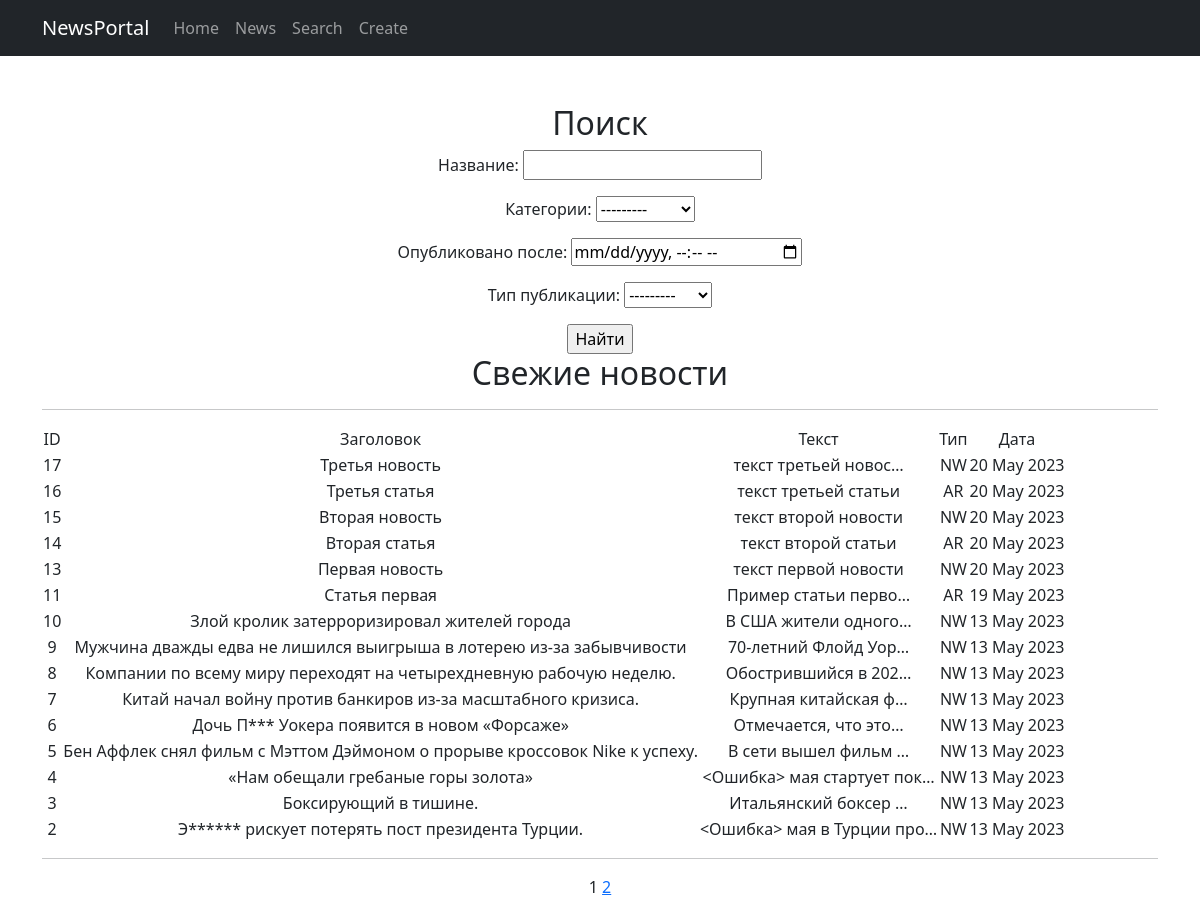
The app's page /news/search/ with its own data.
### newsapp/models.py (models this page shows, shortened)
class Post(models.Model):
    news = 'NW'
    article = 'AR'
    CATEGORY_CHOISES = [
        (news, 'Новость'),
        (article, 'Статья'),
    ]
    category_type = models.CharField(max_length=2, choices=CATEGORY_CHOISES, default=news)
    title = models.CharField(max_length=255)
    description = models.TextField()
    date_creation = models.DateTimeField(auto_now_add=True)
    category = models.ForeignKey(
        to='Category',
        on_delete=models.CASCADE,
        related_name='posts',
    )

### newsapp/views.py (the view)
# urls.py: path('search/', PostSearch.as_view(), name='post_search'),
class PostSearch(ListView):
    form_class = PostForm
    model = Post
    template_name = 'post_search.html'
    ordering = '-id'
    paginate_by = 15
    def get_queryset(self):
        queryset = super().get_queryset()
        self.filterset = PostFilter(self.request.GET, queryset)
        return self.filterset.qs
    def get_context_data(self, **kwargs):
        context = super().get_context_data(**kwargs)
        context['time_now'] = datetime.utcnow()
        context['filterset'] = self.filterset
        return context

### newsapp/models.py (called while the page is built)
    def __str__(self):
        return self.name.title()

### newsapp/templatetags/custom_filters.py (called while the page is built)
@register.filter()
def censor(text):
    censored_list = []
    for i in text.split():
        if i.isdigit() is not True:
            if i.lower() in STOP_LIST:
                i = i[0] + '*'*(len(i) - 1)
                censored_list.append(i)
            else:
                censored_list.append(i)
        else:
            i = '<Ошибка>'
            censored_list.append(i)
    return ' '.join(censored_list)

### newsapp/templatetags/custom_tags.py (called while the page is built)
@register.simple_tag(takes_context=True)
def url_replace(context, **kwargs):
    d = context['request'].GET.copy()
    for k, v in kwargs.items():
        d[k] = v
    return d.urlencode()

### templates/post_search.html (shortened to what this page needs)
{% extends 'flatpages/default.html' %}
{% load custom_filters %}
{% load custom_tags %}
{% block content %}
    <h2>Поиск</h2>
    <form action="" method="get">
       {{ filterset.form.as_p }}
       <input type="submit" value="Найти" />
   </form>
    <h2>Свежие новости</h2>
    <hr>
    {% if object_list %}
        <table>
            <tr>
                <td>ID</td>
                <td>Заголовок</td>
                <td>Текст</td>
                <td>Тип</td>
                <td>Дата</td>
            </tr>
            {% for post in object_list %}
            <tr>
                <td>{{ post.id }}</td>
                <td>{{ post.title|censor }}</td>
                <td>{{ post.description|truncatechars:20|censor }}</td>
                <td>{{ post.category_type|truncatechars:2 }}</td>
                <td>{{ post.date_creation|date:'d M Y' }}</td>
            </tr>
            {% endfor %}
        </table>
            <hr>
    {% else %}
        <h2>Публикаций еще нет!</h2>
    {% endif %}
   {{ page_obj.number }}
   {% if page_obj.has_next %}
       <a href="?{% url_replace page=page_obj.next_page_number %}">{{ page_obj.next_page_number }}</a>
   {% endif %}
{% endblock content %}

### templates/flatpages/default.html (shortened to what this page needs)
<!DOCTYPE html>
<html lang="en">
    <head>
        {% load static %}
        <link href="{% static 'css/styles.css' %}" rel="stylesheet" />
    </head>
    <body>
        <nav class="navbar navbar-expand-lg navbar-dark bg-dark static-top">
            <div class="container">
                <a class="navbar-brand" href="#">NewsPortal</a>
                <div class="collapse navbar-collapse" id="navbarResponsive">
                    <ul class="navbar-nav ml-auto">
                        <li class="nav-item">
                            <a class="nav-link" href=" /">Home</a>
                            </li>
                        <li class="nav-item">
                            <a class="nav-link" href="/news/">News</a>
                        </li>
                        <li class="nav-item">
                            <a class="nav-link" href="/news/search/">Search</a>
                        </li>
                        <li class="nav-item">
                            <a class="nav-link" href="/news/create/">Create</a>
                        </li>
                    </ul>
                </div>
            </div>
        </nav>
        <div class="container">
            <div class="text-center mt-5">
                {% block content %}{% endblock content %}
            </div>
        </div>
    </body>
</html>

### records on screen
Post: id "17", title|censor "Третья новость", description|censor "текст третьей новос…", category_type "NW", date_creation "20 May 2023"
Post: id "16", title|censor "Третья статья", description|censor "текст третьей статьи", category_type "AR", date_creation "20 May 2023"
Post: id "15", title|censor "Вторая новость", description|censor "текст второй новости", category_type "NW", date_creation "20 May 2023"
Post: id "14", title|censor "Вторая статья", description|censor "текст второй статьи", category_type "AR", date_creation "20 May 2023"
Post: id "13", title|censor "Первая новость", description|censor "текст первой новости", category_type "NW", date_creation "20 May 2023"
Post: id "11", title|censor "Статья первая", description|censor "Пример статьи перво…", category_type "AR", date_creation "19 May 2023"
Post: id "10", title|censor "Злой кролик затерроризировал жителей города", description|censor "В США жители одного…", category_type "NW", date_creation "13 May 2023"
Post: id "9", title|censor "Мужчина дважды едва не лишился выигрыша в лотерею из-за забывчивости", description|censor "70-летний Флойд Уор…", category_type "NW", date_creation "13 May 2023"
Post: id "8", title|censor "Компании по всему миру переходят на четырехдневную рабочую неделю.", description|censor "Обострившийся в 202…", category_type "NW", date_creation "13 May 2023"
Post: id "7", title|censor "Китай начал войну против банкиров из-за масштабного кризиса.", description|censor "Крупная китайская ф…", category_type "NW", date_creation "13 May 2023"
Post: id "6", title|censor "Дочь П*** Уокера появится в новом «Форсаже»", description|censor "Отмечается, что это…", category_type "NW", date_creation "13 May 2023"
Post: id "5", title|censor "Бен Аффлек снял фильм с Мэттом Дэймоном о прорыве кроссовок Nike к успеху.", description|censor "В сети вышел фильм …", category_type "NW", date_creation "13 May 2023"
Post: id "4", title|censor "«Нам обещали гребаные горы золота»", description|censor "<Ошибка> мая стартует пок…", category_type "NW", date_creation "13 May 2023"
Post: id "3", title|censor "Боксирующий в тишине.", description|censor "Итальянский боксер …", category_type "NW", date_creation "13 May 2023"
Post: id "2", title|censor "Э****** рискует потерять пост президента Турции.", description|censor "<Ошибка> мая в Турции про…", category_type "NW", date_creation "13 May 2023"

### other values on screen
{{ page_obj.number }} "1"
{{ page_obj.next_page_number }} "2"
